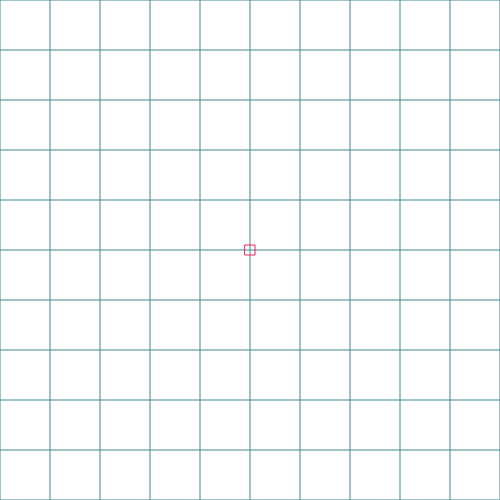
Frame 1 (no input)
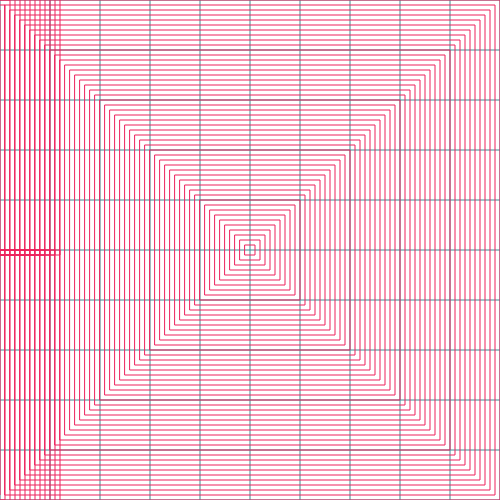
Frame 60 (no input)
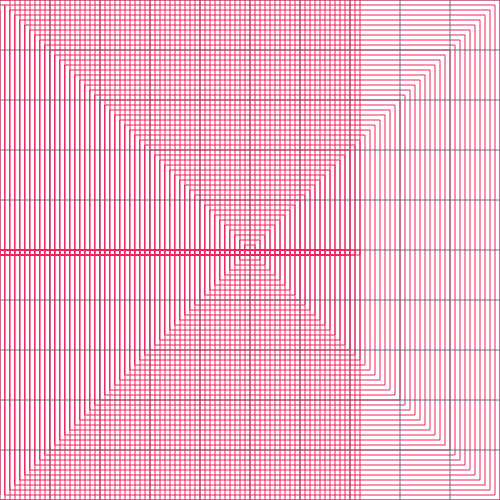
Frame 120 (the mouse pressed at the canvas centre since frame 60)

The p5.js sketch that drew these frames (run headless with seeded random() and noise() and a simulated clock; from frame 60 on, the mouse is pressed at the canvas centre):

// p5.js sketch
// ── sketch.js
let x1 = 0
let x2 = 0
let x3 = 0
let x4 = 0

function setup() {
    translate(width * 0.5, height * 0.5);
    createCanvas(500, 500);
    frameRate(30);
    angleMode(RADIANS);
    background(255);
    for (i = 0; i < 2000; i = i + 50) {
    stroke(color(63,138,146));
        line(0, i, 2000, i);
        line(i, 0, i, 2000);
    }

    stroke(color(79, 180, 177));
  fill(0, 0, 0, 25)
 
    strokeWeight(1);
}

function draw() {
  fill(0,0,0,0);
      stroke(color(63,138,146));
stroke(color(237,34,93));
rect(245-x1, 245-x1,10+x1+x2, 10+(x2*2));
     // stroke(color(237,34,93));

 rect(-245-x1, 245-x1,10+x1+x2, 10+x1);
   rect(-245-x1, 250,10+x1+x2, 10+x1);


  x1+=5;
  x2+=5;
  

  
}


function mouseClicked() {
    x1 = 0;
    x2 = 0;
    setup();
}
